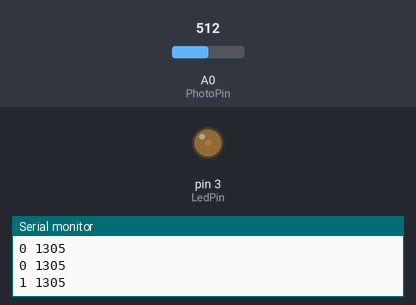
Recording of a sketch running on a simulated Arduino Uno, built with avr-gcc and run on an emulated ATmega328P. On the bench: output pins drawn as LEDs (lit = HIGH), the last lines printed to the serial monitor. Inputs (shaded band) come from the test bench; at power-on: A0 (PhotoPin) = 512.

Above: at 1.2 s.
1.3 s: A0 (PhotoPin) set to 900
At 2.5 s:
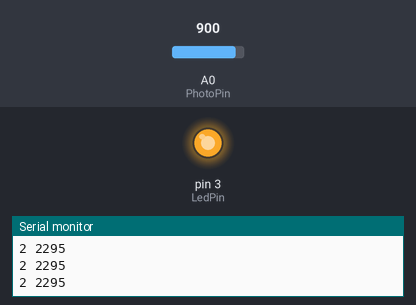
2.9 s: A0 (PhotoPin) set to 0
At 3.8 s:
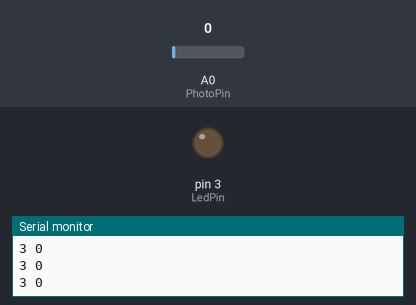
Timing chart, 0 to 5.9 s (numbered marks = the images above; inputs shaded):
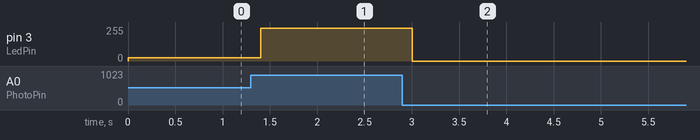

Measured:
- after the input at 1.3 s, pin 3 (LedPin): 25/255 → 247/255 after 0.10 s
- after the input at 2.9 s, pin 3 (LedPin): 247/255 → 0/255 after 0.11 s

The sketch:

Photoresistor.ino
```cpp
int PhotoPin = 0; //Define photoresistor to AnalogPin0
int LedPin = 3; //Define LED to DigitalPin3
int PhotoValue;
int mappedVal;
int t;

void setup(){
  pinMode(PhotoPin,INPUT); // initialize photoresistor to input
  pinMode(LedPin,OUTPUT); // initialize LED to output
  Serial.begin(9600); // initialize serial

}


void loop(){
  t = millis(); //so t returns number of milliseconds
  PhotoValue = analogRead(PhotoPin);   // read value of photoresistor
  mappedVal = map(PhotoValue,0,100,0,255); // convert A0 voltage from 0 to 225  //reads - t
  analogWrite(LedPin,mappedVal); //turn on LED pin  to value above
  //Serial.print(" The command value to the LED = ");
  Serial.print(t/1000); //first column printing t
  Serial.print(" "); //space in between
  Serial.println(mappedVal); //actual value for photoresistor
  delay(200);

}
```
